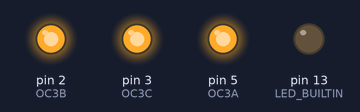
Recording of a sketch running on a simulated Arduino Mega 2560, built with avr-gcc and run on an emulated ATmega2560. On the bench: output pins drawn as LEDs (lit = HIGH).

Above: at 0.05 s.
Timing chart, 0 to 3.0 s (numbered marks = the images above):
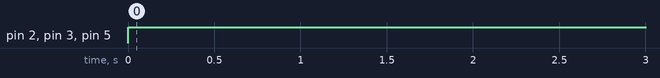

The sketch:

3phase.ino
```cpp
// 3 phase on mega2560

// 16bit 0 ~ 65535 and use 256 rounds in fast pwm mode.
const unsigned int WAVE_FORM[] = {
      0,   403,   807,  1211,  1614,  2018,  2421,  2824,  3228,  3631,  4034,  4437,  4839,  5242,  5644,  6046,
   6448,  6850,  7251,  7652,  8053,  8453,  8854,  9253,  9653, 10052, 10451, 10849, 11247, 11644, 12042, 12438,
  12834, 13230, 13625, 14020, 14414, 14807, 15200, 15593, 15984, 16376, 16766, 17156, 17545, 17934, 18322, 18709,
  19096, 19482, 19867, 20251, 20634, 21017, 21399, 21780, 22161, 22540, 22919, 23297, 23673, 24049, 24425, 24799,
  25172, 25544, 25915, 26286, 26655, 27023, 27391, 27757, 28122, 28486, 28849, 29211, 29572, 29931, 30290, 30647,
  31004, 31359, 31713, 32065, 32417, 32767, 33116, 33464, 33810, 34155, 34499, 34842, 35183, 35523, 35862, 36199,
  36535, 36869, 37202, 37534, 37864, 38193, 38520, 38846, 39170, 39493, 39815, 40134, 40453, 40770, 41085, 41399,
  41711, 42021, 42330, 42638, 42944, 43248, 43550, 43851, 44150, 44448, 44743, 45038, 45330, 45621, 45910, 46197,
  46482, 46766, 47048, 47328, 47606, 47883, 48158, 48430, 48701, 48971, 49238, 49504, 49767, 50029, 50289, 50547,
  50802, 51057, 51309, 51559, 51807, 52053, 52298, 52540, 52780, 53018, 53255, 53489, 53721, 53951, 54180, 54406,
  54630, 54852, 55071, 55289, 55505, 55718, 55930, 56139, 56346, 56552, 56754, 56955, 57154, 57350, 57545, 57737,
  57927, 58114, 58300, 58483, 58664, 58843, 59019, 59194, 59366, 59536, 59703, 59869, 60032, 60193, 60351, 60507,
  60661, 60813, 60962, 61109, 61254, 61396, 61536, 61674, 61809, 61942, 62073, 62201, 62327, 62451, 62572, 62691,
  62807, 62921, 63033, 63142, 63249, 63353, 63455, 63555, 63652, 63747, 63840, 63930, 64017, 64102, 64185, 64265,
  64343, 64419, 64492, 64562, 64630, 64696, 64759, 64820, 64878, 64934, 64987, 65038, 65086, 65132, 65175, 65216,
  65255, 65291, 65324, 65356, 65384, 65410, 65434, 65455, 65474, 65490, 65503, 65515, 65523, 65530, 65533, 65535
};

int indexA;
int indexB;
int indexC;


void setup() {
  // put your setup code here, to run once:
  pinMode(LED_BUILTIN, OUTPUT);

  // enable timer3's output.
  pinMode(5, OUTPUT); // OC3A
  pinMode(2, OUTPUT); // OC3B
  pinMode(3, OUTPUT); // OC3C

  // init wave form index, using all the wave form value.
  int indexA = 0;
  int indexB = 340; // 255*4*(1/3)
  int indexC = 680; // 255*4*(2/3)

  noInterrupts();
  // PRTIM3 must be set to 0 to enable timer/counter3 module.
  PRR1 &= ~(1 << PRTIM3);

  TCCR3A = 0; // clear first
  TCCR3B = 0;

  // fast pwm in mode 7
  TCCR3A |= (1 << WGM30);
  TCCR3A |= (1 << WGM31);
  TCCR3B |= (1 << WGM32);
  // clk/1024
  //TCCR3B |= (1 << CS32)|(1 << CS30);
  TCCR3B |= (1 << CS30);

  // non-inverting mode.
  TCCR3A |= (1 << COM3A1);
  OCR3A = WAVE_FORM[get_waveform_index(indexA)]; // OCR3A is 16 bit.

  TCCR3A |= (1 << COM3B1);
  OCR3B = WAVE_FORM[get_waveform_index(indexB)];

  TCCR3A |= (1 << COM3C1);
  OCR3C = WAVE_FORM[get_waveform_index(indexC)];

  // enable TIMER3_OVF_vect ISR
  TIMSK3 |= (1 << TOIE3);
  //TIMSK3 |= (1 << OCIE3A);

  interrupts();
}

void loop() {
  // put your main code here, to run repeatedly:

}

ISR(TIMER3_OVF_vect) {
  indexA += 1;
  indexB += 1;
  indexC += 1;

  if (indexA >= 255*4) {
    indexA = 0;
  }
  if (indexB >= 255*4) {
    indexB = 0;
  }
  if (indexC >= 255*4) {
    indexC = 0;
  }

  OCR3A = WAVE_FORM[get_waveform_index(indexA)];
  OCR3B = WAVE_FORM[get_waveform_index(indexB)];
  OCR3C = WAVE_FORM[get_waveform_index(indexC)];

}

//ISR(TIMER3_COMPA_vect) {
//  if (led_flag == HIGH) {
//    digitalWrite(LED_BUILTIN, HIGH);
//    led_flag = LOW;
//  } else {
//    digitalWrite(LED_BUILTIN, LOW);
//    led_flag = HIGH;
//  }
//}

inline int get_waveform_index(int index)
{
  if (index >= 0 && index < 256) {
    return index;
  } else if (index >= 256 && index < (256+255)) {
    return (256+255-index);
  } else if (index >= (256+255) && index < (256+255*2)) {
    return (256+255*2-index);
  } else if (index >= (256+255*2) && index < (256+255*3)) {
    return (256+255*3-index);
  }
}
```

Measured:
- by itself, pin 2 (OC3B), pin 5 (OC3A): LOW → HIGH at 0.00 s
- by itself, pin 3 (OC3C): 0/255 → 255/255 at 0.00 s
